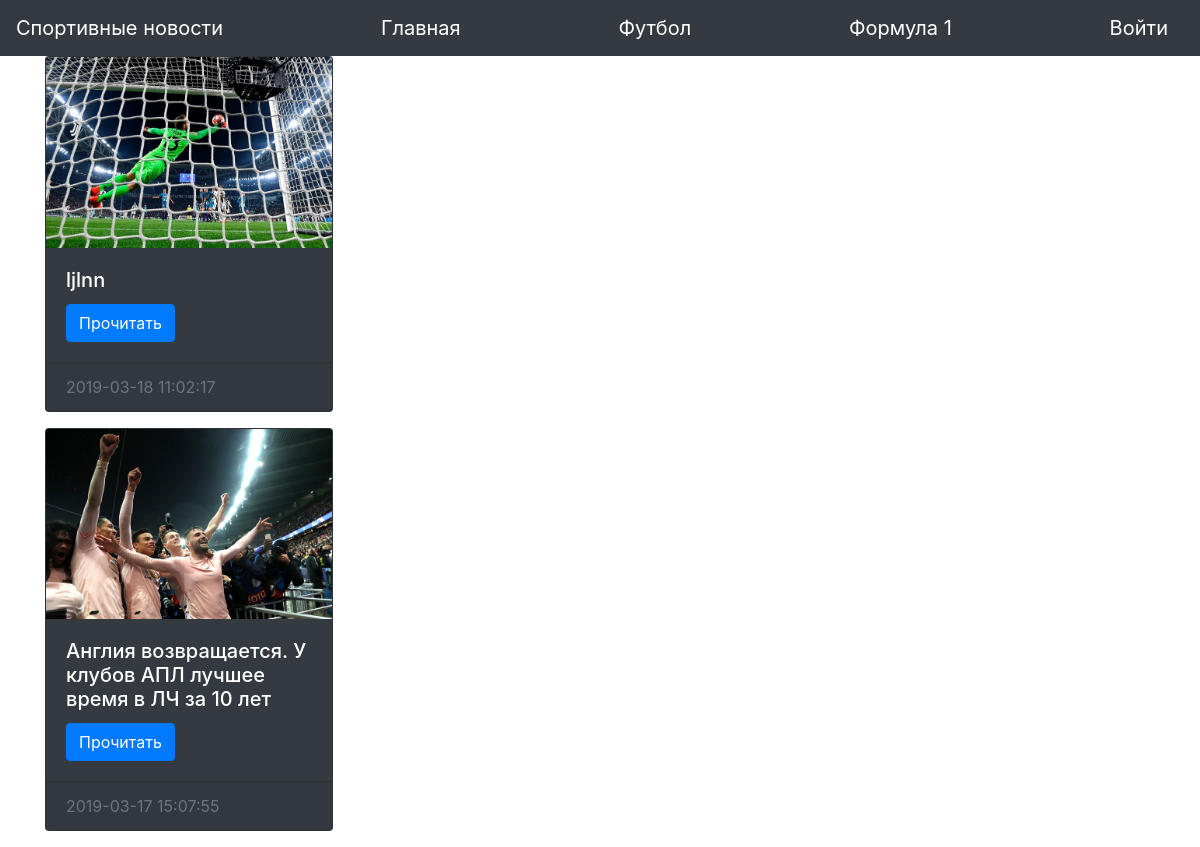
The page /index on the database as committed earlier.
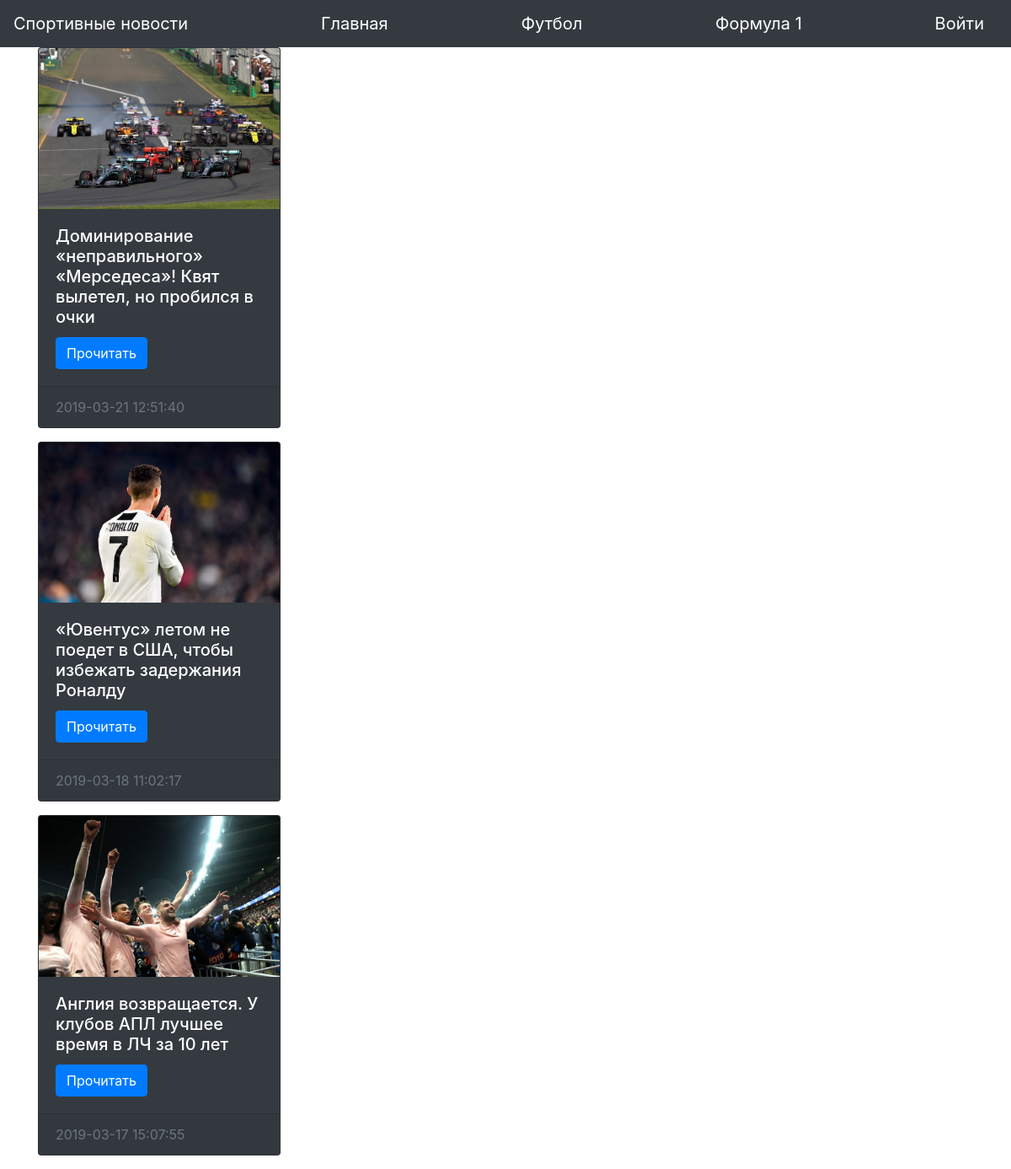
The same page on the database as committed later.
### main.py (models this page shows, shortened)
class News(db.Model):
    id = db.Column(db.Integer, primary_key=True)
    date = db.Column(db.String(80), unique=False, nullable=False)
    category = db.Column(db.String(80), unique=False, nullable=False)
    title = db.Column(db.String(120), unique=False, nullable=False)
    photo = db.Column(db.String(120), unique=False, nullable=False)
    content = db.Column(db.String(1024), unique=False, nullable=False)
    user_id = db.Column(db.Integer,
                        db.ForeignKey('user.id'),
                        nullable=False)
    user = db.relationship('User', backref=db.backref('news', lazy=True))

### main.py (the view)
@app.route('/', methods=['GET', 'POST'])
@app.route('/index', methods=['GET', 'POST'])
def index():
    news_list = News.query.all()
    for news in news_list:
        news.photo = url_for('static', filename=news.photo)
    news_list.sort(key=lambda x: x.id, reverse=True)
    return render_template('index.html', title='Главная', news=news_list)

### templates/index.html
{% extends "base.html" %}
{% block content %}
{% for item in news %}
  <div class="card text-white bg-dark mb-3" style="width: 18rem;">
    <img src="{{ item.photo }}" class="card-img-top" alt="Изображение">
    <div class="card-body">
      <h5 class="card-title">{{ item.title }}</h5>
      <a href="/news/{{ item.id }}" class="btn btn-primary">Прочитать</a>
    </div>
    <div class="card-footer text-muted">
      {{ item.date }}
    </div>
  </div>
{% endfor %}
{% endblock %}

### templates/base.html (shortened to what this page needs)
<!DOCTYPE html>
<html lang="en">
  <head>
    <link rel="stylesheet" href="https://maxcdn.bootstrapcdn.com/bootstrap/4.0.0/css/bootstrap.min.css">
  </head>
  <body>
    <header>
      <nav class="navbar navbar-dark bg-dark">
        <a class="navbar-brand" href="#">Спортивные новости</a>
        <a class="navbar-brand" href="/">Главная</a>
        <a class="navbar-brand" href="/football">Футбол</a>
        <a class="navbar-brand" href="/formula">Формула 1</a>
        {% if not "username" in session %}
          <a class="navbar-brand" href="/login">Войти</a>
        {% endif %}
      </nav>
    </header>
    <main role="main" class="container">
      {% block content %}{% endblock %}
    </main>
  </body>
</html>

Rows that differ between the two databases and show on the page:
added News: photo (picture), title "Доминирование «неправильного» «Мерседеса»! Квят вылетел, но пробился в очки", date "2019-03-21 12:51:40"
changed News: photo: a different picture; title "ljlnn" → "«Ювентус» летом не поедет в США, чтобы избежать задержания Роналду"
